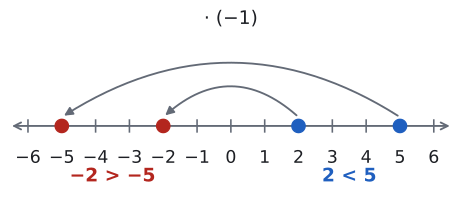

This chart was generated by the following Python code:
import sys; sys.path.insert(0, "tools")
from cizim import *

# 2 < 5 iken iki taraf −1 ile çarpılınca −2 > −5 olur: sayılar 0'a göre aynalanır, sıra tersine döner.
LO, HI = -6, 6
fig, ax = sekil(6, 2.6)
sayi_dogrusu(ax, LO, HI)
ax.set_ylim(-1, 1.6)
for v, renk in ((2, MAVI), (5, MAVI), (-2, KIRMIZI), (-5, KIRMIZI)):
    ax.plot(v, 0, "o", color=renk, markersize=10, zorder=5)
for v in (2, 5):
    ax.annotate("", xy=(-v, 0.12), xytext=(v, 0.12),
                arrowprops=dict(arrowstyle="-|>", color=SOLUK, lw=1.4, connectionstyle="arc3,rad=0.45" if v == 2 else "arc3,rad=0.32"))
ax.text(3.5, -0.75, "2 < 5", ha="center", color=MAVI, fontsize=14, fontweight="bold")
ax.text(-3.5, -0.75, "−2 > −5", ha="center", color=KIRMIZI, fontsize=14, fontweight="bold")
ax.text(0, 1.38, "· (−1)", ha="center", color=YAZI, fontsize=14)
kaydet(fig, __file__)
